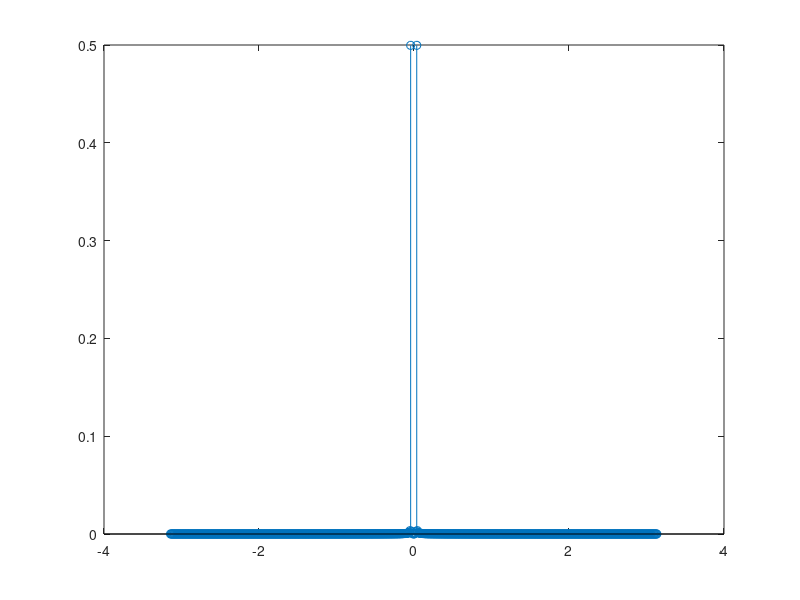

Source code (MATLAB):
Fs = 8000;            % Sampling frequency                    
T = 1/Fs;             % Sampling period       
t = 0:T:0.1;
x = sin(2*pi*50*t); 
%__________________________

xTransformed = fft(x)/length(x);
xTransformed = fftshift(xTransformed);
k = (-length(x)/2):(length(x)/2)-1;
k = (2*pi/length(x))*k;

stem(k,abs(xTransformed));
% y = xTransformed;
% 
% synthesis(50, y);

